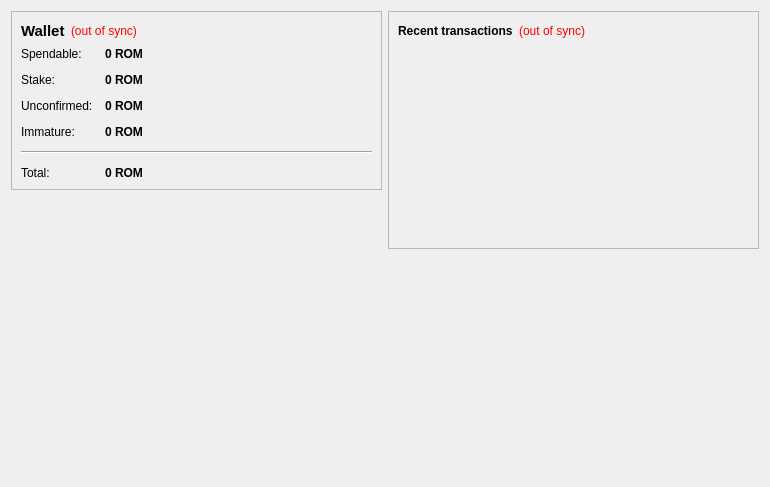
<?xml version="1.0" encoding="UTF-8"?>
<ui version="4.0">
 <class>OverviewPage</class>
 <widget class="QWidget" name="OverviewPage">
  <property name="geometry">
   <rect>
    <x>0</x>
    <y>0</y>
    <width>770</width>
    <height>487</height>
   </rect>
  </property>
  <property name="windowTitle">
   <string>Form</string>
  </property>
  <layout class="QHBoxLayout" name="horizontalLayout" stretch="1,1">
   <item>
    <layout class="QVBoxLayout" name="verticalLayout_2">
     <item>
      <widget class="QFrame" name="frame">
       <property name="frameShape">
        <enum>QFrame::StyledPanel</enum>
       </property>
       <property name="frameShadow">
        <enum>QFrame::Raised</enum>
       </property>
       <layout class="QVBoxLayout" name="verticalLayout_4">
        <item>
         <layout class="QHBoxLayout" name="horizontalLayout_4">
          <item>
           <widget class="QLabel" name="label_5">
            <property name="font">
             <font>
              <pointsize>11</pointsize>
              <weight>75</weight>
              <bold>true</bold>
             </font>
            </property>
            <property name="text">
             <string>Wallet</string>
            </property>
           </widget>
          </item>
          <item>
           <widget class="QLabel" name="labelWalletStatus">
            <property name="toolTip">
             <string>The displayed information may be out of date. Your wallet automatically synchronizes with the Romancoin network after a connection is established, but this process has not completed yet.</string>
            </property>
            <property name="styleSheet">
             <string notr="true">QLabel { color: red; }</string>
            </property>
            <property name="text">
             <string notr="true">(out of sync)</string>
            </property>
            <property name="alignment">
             <set>Qt::AlignLeading|Qt::AlignLeft|Qt::AlignVCenter</set>
            </property>
           </widget>
          </item>
          <item>
           <spacer name="horizontalSpacer_2">
            <property name="orientation">
             <enum>Qt::Horizontal</enum>
            </property>
            <property name="sizeHint" stdset="0">
             <size>
              <width>40</width>
              <height>20</height>
             </size>
            </property>
           </spacer>
          </item>
         </layout>
        </item>
        <item>
         <layout class="QFormLayout" name="formLayout_2">
          <property name="fieldGrowthPolicy">
           <enum>QFormLayout::AllNonFixedFieldsGrow</enum>
          </property>
          <property name="horizontalSpacing">
           <number>12</number>
          </property>
          <property name="verticalSpacing">
           <number>12</number>
          </property>
          <item row="0" column="0">
           <widget class="QLabel" name="label">
            <property name="text">
             <string>Spendable:</string>
            </property>
           </widget>
          </item>
          <item row="0" column="1">
           <widget class="QLabel" name="labelBalance">
            <property name="font">
             <font>
              <weight>75</weight>
              <bold>true</bold>
             </font>
            </property>
            <property name="cursor">
             <cursorShape>IBeamCursor</cursorShape>
            </property>
            <property name="toolTip">
             <string>Your current spendable balance</string>
            </property>
            <property name="text">
             <string notr="true">0 ROM</string>
            </property>
            <property name="textInteractionFlags">
             <set>Qt::LinksAccessibleByMouse|Qt::TextSelectableByKeyboard|Qt::TextSelectableByMouse</set>
            </property>
           </widget>
          </item>
          <item row="1" column="0">
           <widget class="QLabel" name="label_6">
            <property name="text">
             <string>Stake:</string>
            </property>
           </widget>
          </item>
          <item row="1" column="1">
           <widget class="QLabel" name="labelStake">
            <property name="font">
             <font>
              <weight>75</weight>
              <bold>true</bold>
             </font>
            </property>
            <property name="cursor">
             <cursorShape>IBeamCursor</cursorShape>
            </property>
            <property name="toolTip">
             <string>Total of coins that was staked, and do not yet count toward the current balance</string>
            </property>
            <property name="text">
             <string notr="true">0 ROM</string>
            </property>
            <property name="textInteractionFlags">
             <set>Qt::LinksAccessibleByMouse|Qt::TextSelectableByKeyboard|Qt::TextSelectableByMouse</set>
            </property>
           </widget>
          </item>
          <item row="2" column="0">
           <widget class="QLabel" name="label_3">
            <property name="text">
             <string>Unconfirmed:</string>
            </property>
           </widget>
          </item>
          <item row="2" column="1">
           <widget class="QLabel" name="labelUnconfirmed">
            <property name="font">
             <font>
              <weight>75</weight>
              <bold>true</bold>
             </font>
            </property>
            <property name="cursor">
             <cursorShape>IBeamCursor</cursorShape>
            </property>
            <property name="toolTip">
             <string>Total of transactions that have yet to be confirmed, and do not yet count toward the current balance</string>
            </property>
            <property name="text">
             <string notr="true">0 ROM</string>
            </property>
            <property name="textInteractionFlags">
             <set>Qt::LinksAccessibleByMouse|Qt::TextSelectableByKeyboard|Qt::TextSelectableByMouse</set>
            </property>
           </widget>
          </item>
          <item row="3" column="0">
           <widget class="QLabel" name="labelImmatureText">
            <property name="text">
             <string>Immature:</string>
            </property>
           </widget>
          </item>
          <item row="3" column="1">
           <widget class="QLabel" name="labelImmature">
            <property name="font">
             <font>
              <weight>75</weight>
              <bold>true</bold>
             </font>
            </property>
            <property name="toolTip">
             <string>Mined balance that has not yet matured</string>
            </property>
            <property name="text">
             <string notr="true">0 ROM</string>
            </property>
            <property name="textInteractionFlags">
             <set>Qt::LinksAccessibleByMouse|Qt::TextSelectableByKeyboard|Qt::TextSelectableByMouse</set>
            </property>
           </widget>
          </item>
          <item row="4" column="0" colspan="2">
           <widget class="Line" name="line">
            <property name="orientation">
             <enum>Qt::Horizontal</enum>
            </property>
           </widget>
          </item>
          <item row="5" column="0">
           <widget class="QLabel" name="labelTotalText">
            <property name="text">
             <string>Total:</string>
            </property>
           </widget>
          </item>
          <item row="5" column="1">
           <widget class="QLabel" name="labelTotal">
            <property name="font">
             <font>
              <weight>75</weight>
              <bold>true</bold>
             </font>
            </property>
            <property name="cursor">
             <cursorShape>IBeamCursor</cursorShape>
            </property>
            <property name="toolTip">
             <string>Your current total balance</string>
            </property>
            <property name="text">
             <string notr="true">0 ROM</string>
            </property>
            <property name="textInteractionFlags">
             <set>Qt::LinksAccessibleByMouse|Qt::TextSelectableByKeyboard|Qt::TextSelectableByMouse</set>
            </property>
           </widget>
          </item>
         </layout>
        </item>
       </layout>
      </widget>
     </item>
     <item>
      <spacer name="verticalSpacer">
       <property name="orientation">
        <enum>Qt::Vertical</enum>
       </property>
       <property name="sizeHint" stdset="0">
        <size>
         <width>20</width>
         <height>40</height>
        </size>
       </property>
      </spacer>
     </item>
     <item>
      <widget class="QLabel" name="label_2">
       <property name="autoFillBackground">
        <bool>true</bool>
       </property>
       <property name="text">
        <string/>
       </property>
       <property name="pixmap">
        <pixmap resource="../bitcoin.qrc">:/icons/drmbg</pixmap>
       </property>
       <property name="scaledContents">
        <bool>false</bool>
       </property>
       <property name="margin">
        <number>0</number>
       </property>
      </widget>
     </item>
    </layout>
   </item>
   <item>
    <layout class="QVBoxLayout" name="verticalLayout_3">
     <item>
      <widget class="QFrame" name="frame_2">
       <property name="frameShape">
        <enum>QFrame::StyledPanel</enum>
       </property>
       <property name="frameShadow">
        <enum>QFrame::Raised</enum>
       </property>
       <layout class="QVBoxLayout" name="verticalLayout">
        <item>
         <layout class="QHBoxLayout" name="horizontalLayout_2">
          <item>
           <widget class="QLabel" name="label_4">
            <property name="text">
             <string>&lt;b&gt;Recent transactions&lt;/b&gt;</string>
            </property>
           </widget>
          </item>
          <item>
           <widget class="QLabel" name="labelTransactionsStatus">
            <property name="toolTip">
             <string>The displayed information may be out of date. Your wallet automatically synchronizes with the Romancoin network after a connection is established, but this process has not completed yet.</string>
            </property>
            <property name="styleSheet">
             <string notr="true">QLabel { color: red; }</string>
            </property>
            <property name="text">
             <string notr="true">(out of sync)</string>
            </property>
            <property name="alignment">
             <set>Qt::AlignRight|Qt::AlignTrailing|Qt::AlignVCenter</set>
            </property>
           </widget>
          </item>
          <item>
           <spacer name="horizontalSpacer">
            <property name="orientation">
             <enum>Qt::Horizontal</enum>
            </property>
            <property name="sizeHint" stdset="0">
             <size>
              <width>40</width>
              <height>20</height>
             </size>
            </property>
           </spacer>
          </item>
         </layout>
        </item>
        <item>
         <widget class="QListView" name="listTransactions">
          <property name="styleSheet">
           <string notr="true">QListView { background: transparent; }</string>
          </property>
          <property name="frameShape">
           <enum>QFrame::NoFrame</enum>
          </property>
          <property name="verticalScrollBarPolicy">
           <enum>Qt::ScrollBarAlwaysOff</enum>
          </property>
          <property name="horizontalScrollBarPolicy">
           <enum>Qt::ScrollBarAlwaysOff</enum>
          </property>
          <property name="selectionMode">
           <enum>QAbstractItemView::NoSelection</enum>
          </property>
         </widget>
        </item>
       </layout>
      </widget>
     </item>
     <item>
      <spacer name="verticalSpacer_2">
       <property name="orientation">
        <enum>Qt::Vertical</enum>
       </property>
       <property name="sizeHint" stdset="0">
        <size>
         <width>20</width>
         <height>40</height>
        </size>
       </property>
      </spacer>
     </item>
    </layout>
   </item>
  </layout>
 </widget>
 <resources/>
 <connections/>
</ui>
